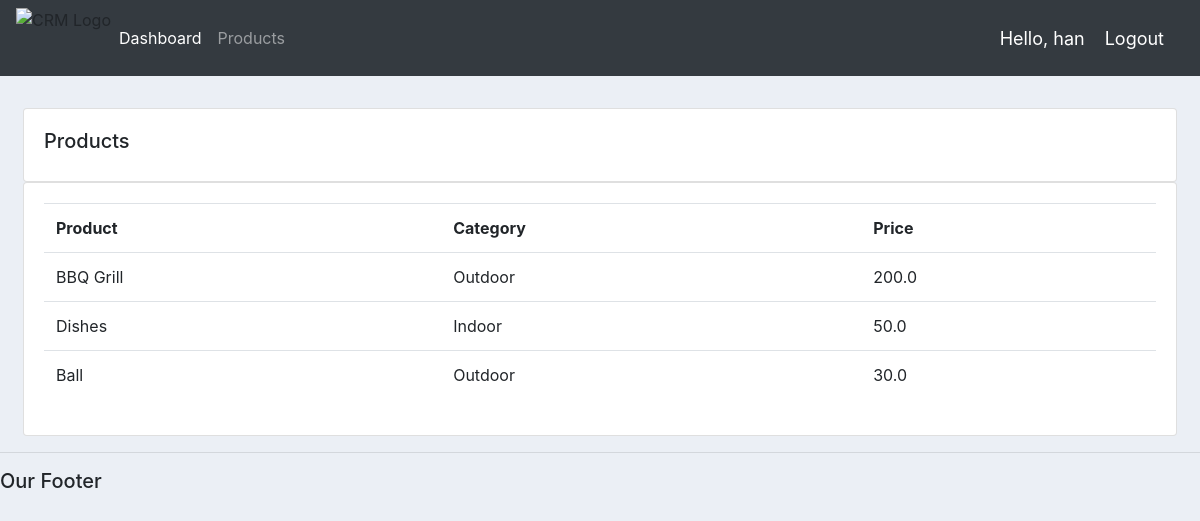
Screenshot of /products/ (signed in) with the database file from the repository.
### accounts/models.py (models this page shows, shortened)
class Product(models.Model):
    CATEGORY = (  # tuple
        ('Indoor', 'Indoor'),
        ('Outdoor', 'Outdoor'),
    )
    name = models.CharField(max_length=200, null=True)
    price = models.FloatField(null=True)
    category = models.CharField(max_length=200, null=True, choices=CATEGORY)
    description = models.CharField(max_length=200, null=True, blank=True)
    date_created = models.DateTimeField(auto_now_add=True, null=True)
    tag = models.ManyToManyField(Tag)

### accounts/decorators.py (the view)
        def wrapper_func(request, *args, **kwargs):
            group = None
            if request.user.groups.exists():  # check if user is a part of group
                group = request.user.groups.all()[0].name
            if group in allowed_roles:
                return view_func(request, *args, **kwargs)
            else:
                return HttpResponse('You are not authorized to view this page')

### accounts/views.py (called while the page is built)
@login_required(login_url='login')
@allowed_users(allowed_roles=['admin'])
def products(request):
    products = Product.objects.all()  # Query all the products in the database
    context = {'products': products}
    return render(request, 'accounts/products.html', context)

### accounts/templates/accounts/products.html
{% extends 'accounts/main.html' %}
{% block content %}
<br>
<div class="row m-2">
    <div class="col-md">
        <div class="card card-body">
            <h5>Products</h5>
        </div>
        <div class="card card-body">
            <table class="table">
                <tr>
                    <th>Product</th>
                    <th>Category</th>
                    <th>Price</th>
                    {% for i in products %}
                        <tr>
                            <td>{{i.name}}</td>
                            <td>{{i.category}}</td>
                            <td>{{i.price}}</td>
                        </tr>
                    {% endfor %}
                </tr>
            </table>
        </div>
    </div>
</div>
{% endblock content %}

### accounts/templates/accounts/navbar.html (shortened to what this page needs)
{% load static %}
<nav class="navbar navbar-expand-lg navbar-dark bg-dark">
    <img class="im" src="{% static 'images/crm-cycle.png' %}" alt="CRM Logo" style="height: 60px; width:auto;">
    <div class="collapse navbar-collapse" id="navbarNav">
      <ul class="navbar-nav">
        {% if request.user.is_staff %}
          <li class="nav-item active">
            <a class="nav-link" href="{% url 'home' %}">Dashboard</a>
          </li>
          <li class="nav-item">
            <a class="nav-link" href="{% url 'products' %}">Products</a>
          </li>
          {% else %}
          <li class="nav-item">
            <a href="{% url 'account' %}" class="nav-link">Settings</a>
          </li>
        {% endif %}
      </ul>
    </div>
    <span class="hello-msg">Hello, {{request.user}}</span>
    <span><a class="hello-msg" href="{% url 'logout' %}">Logout</a></span>
  </nav>

### static/css/main.css (style rules this page uses)
body { background-color: #ebeff5; }

### accounts/templates/accounts/navbar.html (style rules this page uses)
.hello-msg { font-size: 18px; color: #fff; margin-right: 20px }

### rows the page displays
Product: name "BBQ Grill", category "Outdoor", price "200.0"
Product: name "Dishes", category "Indoor", price "50.0"
Product: name "Ball", category "Outdoor", price "30.0"

### other values shown
{{ request.user }} "han"
